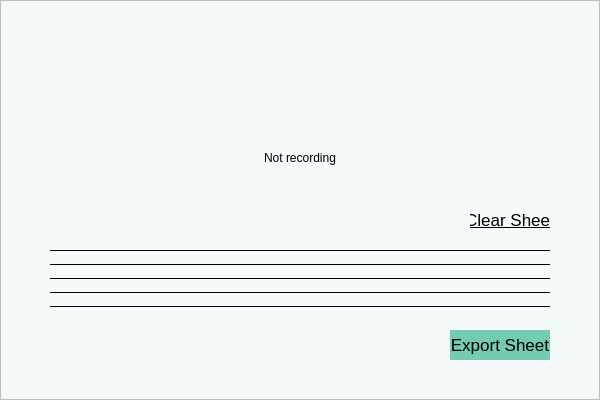
<?xml version="1.0" encoding="UTF-8"?>
<ui version="4.0">
 <class>mainWindow</class>
 <widget class="QMainWindow" name="mainWindow">
  <property name="geometry">
   <rect>
    <x>0</x>
    <y>0</y>
    <width>600</width>
    <height>400</height>
   </rect>
  </property>
  <property name="windowTitle">
   <string>MainWindow</string>
  </property>
  <property name="styleSheet">
   <string notr="true">background-color: rgb(244, 249, 250);</string>
  </property>
  <widget class="QWidget" name="centralwidget">
   <widget class="QFrame" name="mainWindowFrame">
    <property name="geometry">
     <rect>
      <x>0</x>
      <y>0</y>
      <width>600</width>
      <height>400</height>
     </rect>
    </property>
    <property name="frameShape">
     <enum>QFrame::StyledPanel</enum>
    </property>
    <property name="frameShadow">
     <enum>QFrame::Raised</enum>
    </property>
    <widget class="QPushButton" name="defenitionsButton">
     <property name="geometry">
      <rect>
       <x>10</x>
       <y>10</y>
       <width>70</width>
       <height>70</height>
      </rect>
     </property>
     <property name="font">
      <font>
       <family>Arial</family>
       <underline>false</underline>
      </font>
     </property>
     <property name="styleSheet">
      <string notr="true">background-color: rgb(244, 249, 250);
border: none;
color: black;</string>
     </property>
     <property name="text">
      <string/>
     </property>
     <property name="icon">
      <iconset>
       <normaloff>../images/defenitionsLogo.jpg</normaloff>../images/defenitionsLogo.jpg</iconset>
     </property>
     <property name="iconSize">
      <size>
       <width>25</width>
       <height>25</height>
      </size>
     </property>
    </widget>
    <widget class="QLabel" name="recordingLabel">
     <property name="geometry">
      <rect>
       <x>250</x>
       <y>150</y>
       <width>100</width>
       <height>16</height>
      </rect>
     </property>
     <property name="styleSheet">
      <string notr="true">color: rgb(0, 0, 0);
font: 13pt &quot;Arial&quot;;</string>
     </property>
     <property name="text">
      <string>Not recording</string>
     </property>
     <property name="alignment">
      <set>Qt::AlignCenter</set>
     </property>
    </widget>
    <widget class="Line" name="line4">
     <property name="geometry">
      <rect>
       <x>50</x>
       <y>264</y>
       <width>500</width>
       <height>1</height>
      </rect>
     </property>
     <property name="styleSheet">
      <string notr="true">border-color: black;
background-color: black;
</string>
     </property>
     <property name="frameShadow">
      <enum>QFrame::Plain</enum>
     </property>
     <property name="orientation">
      <enum>Qt::Horizontal</enum>
     </property>
    </widget>
    <widget class="Line" name="line3">
     <property name="geometry">
      <rect>
       <x>50</x>
       <y>278</y>
       <width>500</width>
       <height>1</height>
      </rect>
     </property>
     <property name="styleSheet">
      <string notr="true">border-color: black;
background-color: black;</string>
     </property>
     <property name="frameShadow">
      <enum>QFrame::Plain</enum>
     </property>
     <property name="orientation">
      <enum>Qt::Horizontal</enum>
     </property>
    </widget>
    <widget class="Line" name="line2">
     <property name="geometry">
      <rect>
       <x>50</x>
       <y>292</y>
       <width>500</width>
       <height>1</height>
      </rect>
     </property>
     <property name="styleSheet">
      <string notr="true">border-color: black;
background-color: black;</string>
     </property>
     <property name="frameShadow">
      <enum>QFrame::Plain</enum>
     </property>
     <property name="orientation">
      <enum>Qt::Horizontal</enum>
     </property>
    </widget>
    <widget class="Line" name="line1">
     <property name="geometry">
      <rect>
       <x>50</x>
       <y>306</y>
       <width>500</width>
       <height>1</height>
      </rect>
     </property>
     <property name="styleSheet">
      <string notr="true">border-color: black;
background-color: black;</string>
     </property>
     <property name="frameShadow">
      <enum>QFrame::Plain</enum>
     </property>
     <property name="orientation">
      <enum>Qt::Horizontal</enum>
     </property>
    </widget>
    <widget class="Line" name="line5">
     <property name="geometry">
      <rect>
       <x>50</x>
       <y>250</y>
       <width>500</width>
       <height>1</height>
      </rect>
     </property>
     <property name="styleSheet">
      <string notr="true">border-color: black;
background-color: black;</string>
     </property>
     <property name="frameShadow">
      <enum>QFrame::Plain</enum>
     </property>
     <property name="orientation">
      <enum>Qt::Horizontal</enum>
     </property>
    </widget>
    <widget class="QPushButton" name="microphoneButton">
     <property name="geometry">
      <rect>
       <x>265</x>
       <y>70</y>
       <width>70</width>
       <height>70</height>
      </rect>
     </property>
     <property name="font">
      <font>
       <family>Arial</family>
       <underline>false</underline>
      </font>
     </property>
     <property name="styleSheet">
      <string notr="true">background-color: rgb(244, 249, 250);
border: none;
color: black;</string>
     </property>
     <property name="text">
      <string/>
     </property>
     <property name="icon">
      <iconset>
       <normaloff>../images/microphoneOff.jpg</normaloff>../images/microphoneOff.jpg</iconset>
     </property>
     <property name="iconSize">
      <size>
       <width>120</width>
       <height>120</height>
      </size>
     </property>
    </widget>
    <widget class="QPushButton" name="logoButton">
     <property name="geometry">
      <rect>
       <x>500</x>
       <y>10</y>
       <width>70</width>
       <height>70</height>
      </rect>
     </property>
     <property name="font">
      <font>
       <family>Arial</family>
       <underline>false</underline>
      </font>
     </property>
     <property name="styleSheet">
      <string notr="true">background-color: rgb(244, 249, 250);
border: none;
color: black;</string>
     </property>
     <property name="text">
      <string/>
     </property>
     <property name="icon">
      <iconset>
       <normaloff>../images/icon_whiteBackground.png</normaloff>../images/icon_whiteBackground.png</iconset>
     </property>
     <property name="iconSize">
      <size>
       <width>70</width>
       <height>70</height>
      </size>
     </property>
    </widget>
    <widget class="QLabel" name="gClave">
     <property name="geometry">
      <rect>
       <x>50</x>
       <y>232</y>
       <width>50</width>
       <height>95</height>
      </rect>
     </property>
     <property name="text">
      <string/>
     </property>
     <property name="pixmap">
      <pixmap>../images/gClave.jpg</pixmap>
     </property>
     <property name="scaledContents">
      <bool>true</bool>
     </property>
    </widget>
    <widget class="QPushButton" name="clearSheetButton">
     <property name="geometry">
      <rect>
       <x>470</x>
       <y>210</y>
       <width>80</width>
       <height>20</height>
      </rect>
     </property>
     <property name="font">
      <font>
       <family>Arial</family>
       <pointsize>13</pointsize>
       <italic>false</italic>
       <bold>false</bold>
       <underline>true</underline>
      </font>
     </property>
     <property name="autoFillBackground">
      <bool>false</bool>
     </property>
     <property name="styleSheet">
      <string notr="true">background-color: rgb(244, 249, 250);
border: none;
color: black;
font: 13pt &quot;Arial&quot;;
</string>
     </property>
     <property name="text">
      <string>Clear Sheet</string>
     </property>
     <property name="iconSize">
      <size>
       <width>25</width>
       <height>25</height>
      </size>
     </property>
    </widget>
    <widget class="QPushButton" name="exportButton">
     <property name="geometry">
      <rect>
       <x>450</x>
       <y>330</y>
       <width>100</width>
       <height>30</height>
      </rect>
     </property>
     <property name="font">
      <font>
       <family>Arial</family>
       <pointsize>13</pointsize>
       <italic>false</italic>
       <bold>false</bold>
       <underline>false</underline>
      </font>
     </property>
     <property name="autoFillBackground">
      <bool>false</bool>
     </property>
     <property name="styleSheet">
      <string notr="true">font: 13pt &quot;Arial&quot;;
border: none;
color: black;
background-color: rgb(115, 203, 177);</string>
     </property>
     <property name="text">
      <string>Export Sheet</string>
     </property>
     <property name="iconSize">
      <size>
       <width>25</width>
       <height>25</height>
      </size>
     </property>
    </widget>
    <widget class="QLabel" name="delete_2">
     <property name="geometry">
      <rect>
       <x>100</x>
       <y>230</y>
       <width>70</width>
       <height>136</height>
      </rect>
     </property>
     <property name="text">
      <string/>
     </property>
     <property name="pixmap">
      <pixmap>../images/seminima1.png</pixmap>
     </property>
     <property name="scaledContents">
      <bool>true</bool>
     </property>
    </widget>
    <zorder>delete_2</zorder>
    <zorder>gClave</zorder>
    <zorder>defenitionsButton</zorder>
    <zorder>recordingLabel</zorder>
    <zorder>line4</zorder>
    <zorder>line3</zorder>
    <zorder>line2</zorder>
    <zorder>line1</zorder>
    <zorder>line5</zorder>
    <zorder>microphoneButton</zorder>
    <zorder>logoButton</zorder>
    <zorder>clearSheetButton</zorder>
    <zorder>exportButton</zorder>
   </widget>
  </widget>
 </widget>
 <resources/>
 <connections/>
</ui>
